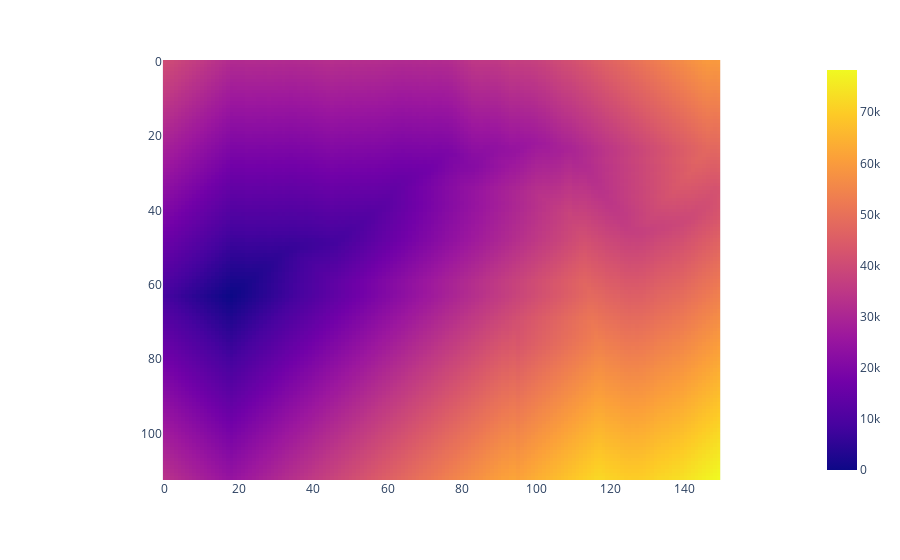

Notebook code cell kept with this figure:
### Code cell
px.imshow(output)

### Figure 1 — Plotly figure (JSON) as saved in the notebook; plotly's stock layout.template omitted (floating-point values rounded to 4 significant figures; data arrays with more than 128 entries replaced by an {"elided": "..."} marker saying what was removed)
{"data": [{"coloraxis": "coloraxis", "hovertemplate": "x: %{x}<br>y: %{y}<br>color: %{z}<extra></extra>", "name": "0", "type": "heatmap", "xaxis": "x", "yaxis": "y", "z": {"elided": "113x150 float values"}}], "layout": {"coloraxis": {"colorscale": [[0, "#0d0887"], [0.1111, "#46039f"], [0.2222, "#7201a8"], [0.3333, "#9c179e"], [0.4444, "#bd3786"], [0.5556, "#d8576b"], [0.6667, "#ed7953"], [0.7778, "#fb9f3a"], [0.8889, "#fdca26"], [1, "#f0f921"]]}, "margin": {"t": 60}, "xaxis": {"anchor": "y", "constrain": "domain", "domain": [0, 1], "scaleanchor": "y"}, "yaxis": {"anchor": "x", "autorange": "reversed", "constrain": "domain", "domain": [0, 1]}}}
